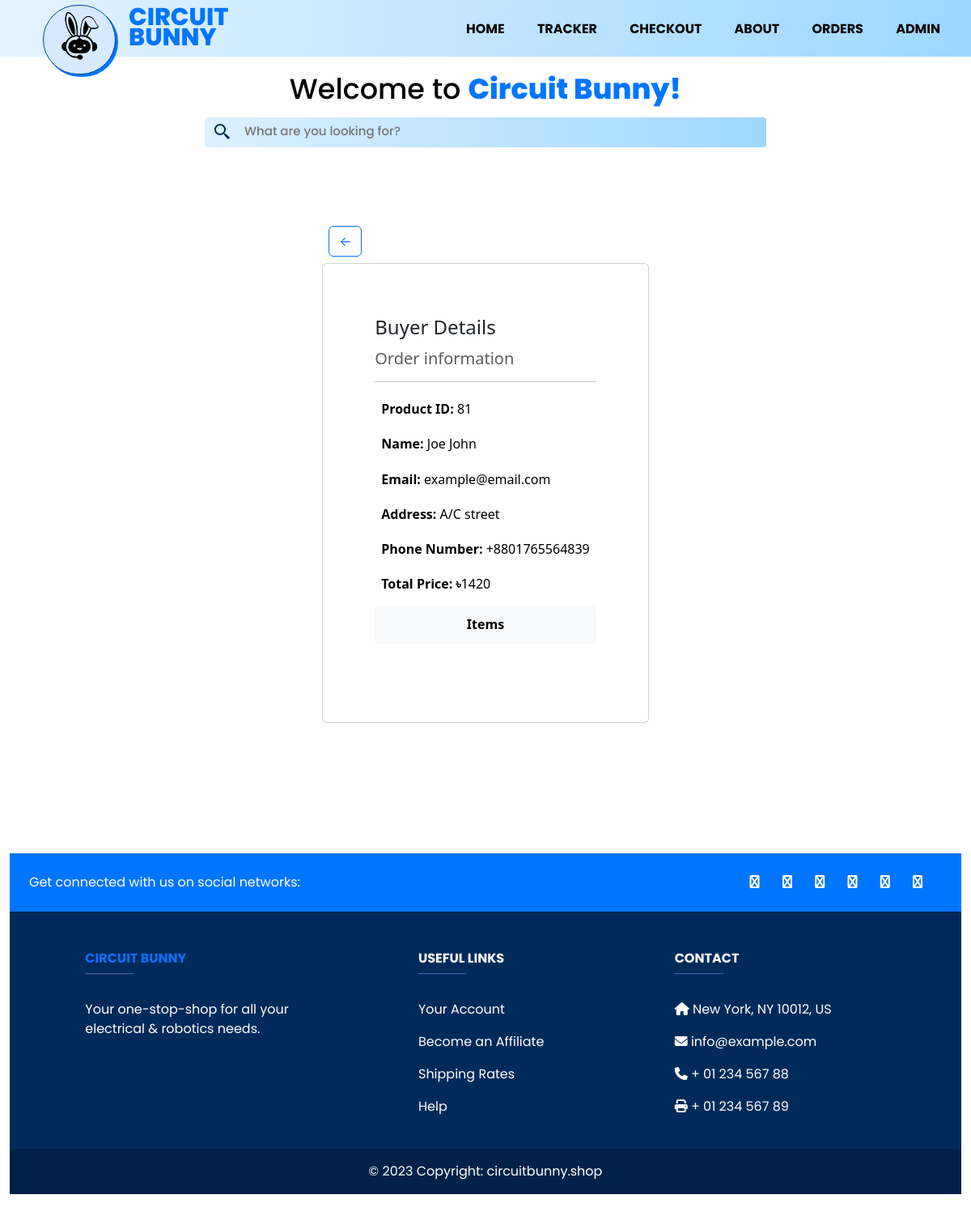
The page /order/81 (signed in) on the database its author committed.
### shop/models.py (models this page shows, shortened)
class Order(models.Model):
    id = models.AutoField(primary_key=True)
    items = models.CharField(max_length=5000)
    Full_name = models.CharField(max_length=250)
    Address = models.CharField(max_length=250)
    Email = models.EmailField(max_length=254)
    Phone_number = models.CharField(max_length=15)
    TotalPrice = models.IntegerField(default=0)

### shop/views.py (the view)
# urls.py: path("order/<int:id>", views.orderdetails, name="orderdetails"),
def orderdetails(request, id):
    if request.user.is_authenticated and request.user.is_staff:
        order = get_object_or_404(Order, id=id)
        form, query, products = formEvent(request)
        context = {
            "id": id,
            "order": order,
            "form": form,
            "query": query,
            "products": products
        }
        return render(request, "adminorders.html", context)
    else:
        return HttpResponse('You don\'t the permission to access this page <a href="/admin" target="_blank">Sign in</a>')

### shop/form.py
class SearchForm(forms.Form):
    query = forms.CharField(label="", max_length=255, required=False, widget=forms.TextInput(attrs={'placeholder': 'What are you looking for?', 'class': "search_box_text"}, ))

### shop/form.py (called while the page is built)
def formEvent(request):
    form = SearchForm(request.GET)
    query = request.GET.get('query', '')
    if query:
        products = Item.objects.filter(Title__icontains=query)
    else:
        products = Item.objects.all()
    return form, query, products

### shop/templates/adminorders.html (shortened to what this page needs)
{% extends "base.html" %}
{% block content %}
    <div class="container d-flex align-items-center justify-content-center vh-100">
      <div class="pb-lg-5 " >
        <a href="javascript:history.go(-1)" class="btn btn-outline-primary m-2">←</a>
        <div class="card" style="width: absolute;">
          <div class="card-body pb-lg-5 m-lg-5">
                  <h4 class="card-title pb-2">Buyer Details</h4>
                  <h5 class="card-subtitle mb-2 text-body-secondary ">Order information</h5>
                  <hr>
                  <h6 class="card-text p-2 text-black"><b>Product ID:</b> {{order.id}}</h6>
                  <h6 class="card-text p-2 text-black"><b>Name:</b> {{order.Full_name}}</h6>
                  <h6 class="card-text p-2 text-black"><b>Email:</b> {{order.Email}}</h6>
                  <h6 class="card-text p-2 text-black"><b>Address:</b> {{order.Address}}</h6>
                  <h6 class="card-text p-2 text-black"><b>Phone Number:</b> {{order.Phone_number}}</h6>
                  <h6 class="card-text p-2 text-black"><b>Total Price: ৳</b>{{order.TotalPrice}}</h6>
                  <buton id="showItems" class="btn btn-light w-100"><h6 class="card-text p-2 text-black"><b>Items</b></h6></buton>
                </div>
              </div>
        </div>
      </div>
{% block js %}
{% load static %}
{% endblock js %}
{% endblock content %}

### shop/static/css/base.css (style rules this page uses)
* { margin: 0; padding: 0; text-decoration: none; list-style: none; box-sizing: border-box; }
body { font-family: 'Poppins', sans-serif; }
.container { width: 100%; height: auto; }
.search_box_text input { color: #4E8ED9; font-family: 'Poppins'; font-size: 15px; font-style: normal; font-weight: 500; line-height: 84.75%; height: 2rem; outline: none; color: black; margin-left: 15px; background: transparent; border-style: none; width: 40vw; }
a:link { text-decoration: none; }

### rows shown on the page
Order: id "81", Full_name "Joe John", Email "example@email.com", Address "A/C street", Phone_number "+8801765564839", TotalPrice "1420"
